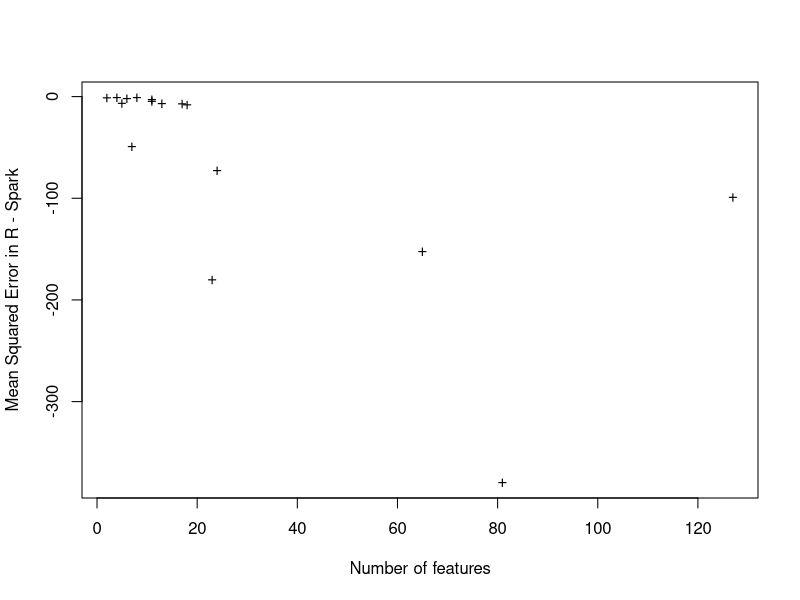
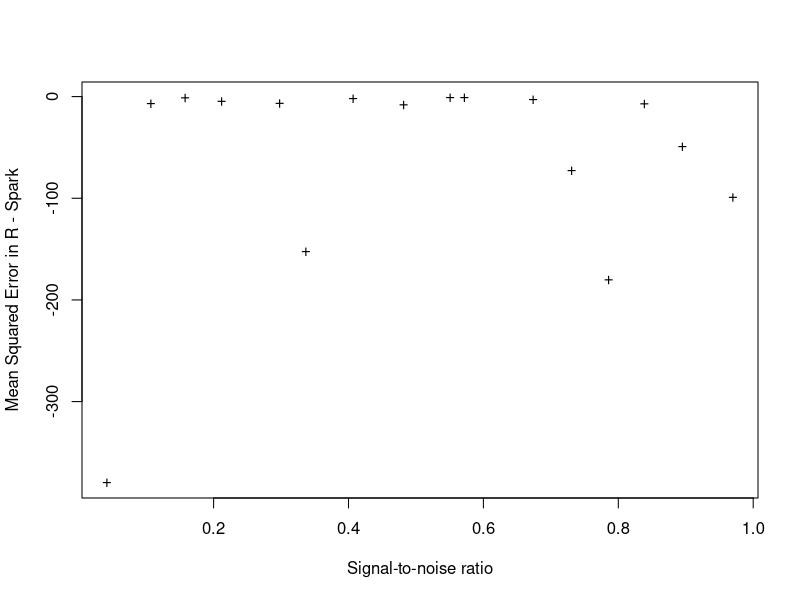
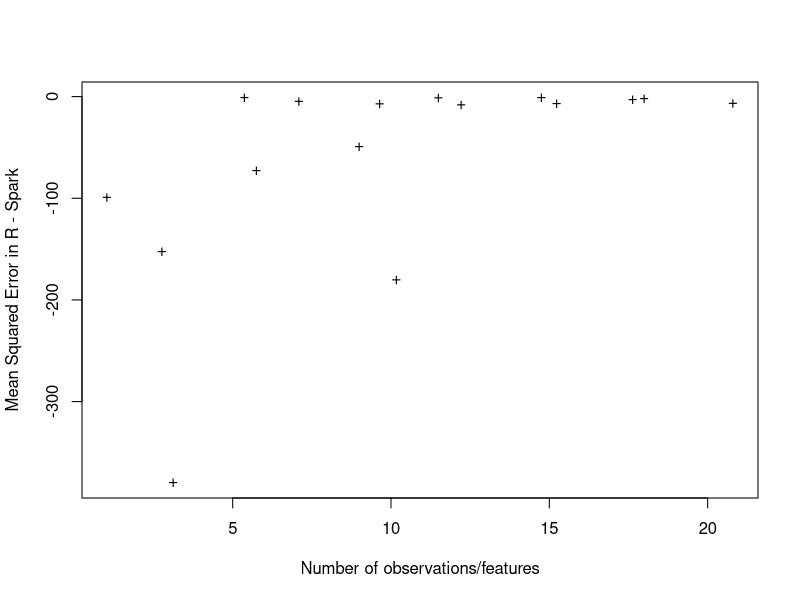
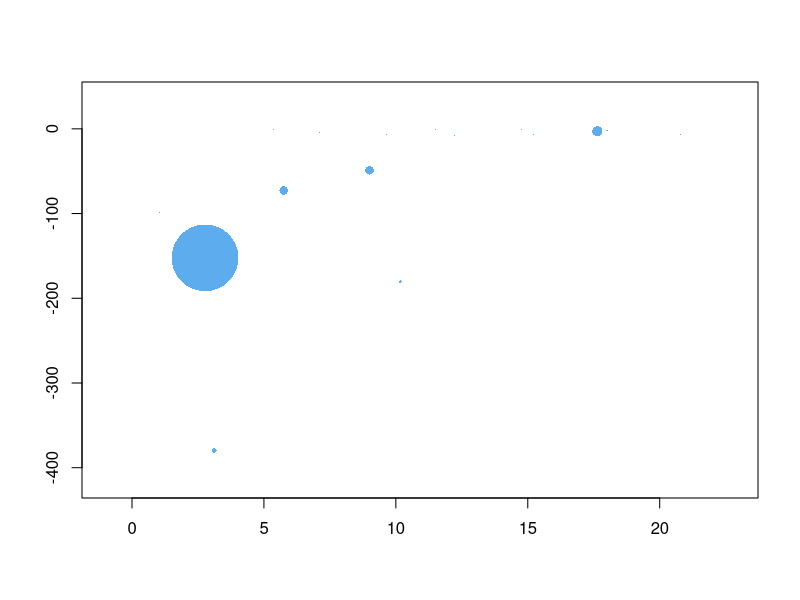

R code for these plots, in order:
d<-read.table("CompareResultsLasso_CompareSparkvsR.csv",header=TRUE,sep=",")
str(d)
d$diff_mse<-d$MSE_R - d$MSE_Spark
d$diff_lambda<-d$lambda_R - d$lambda_Spark

jpeg("Diff_MSE_stnr.jpg")
with(d,plot(signal.to.noise.ratio, diff_mse, pch="+",xlab="Signal-to-noise ratio",ylab="Mean Squared Error in R - Spark"))
dev.off()

with(d,plot(num.vars, diff_mse, pch="+",xlab="Number of features",ylab="Mean Squared Error in R - Spark"))

jpeg("Diff_MSE_observations_per_feature.jpg")
with(d,plot(num.observations/num.vars, diff_mse, pch="+",xlab="Number of observations/features",ylab="Mean Squared Error in R - Spark"))
dev.off()

d$diff_lambda_min<-abs(d$diff_lambda)
d$diff_lambda_min<-ifelse(d$diff_lambda_min<0.1,0.1,d$diff_lambda_min)

jpeg("Diff_MSE_observations_per_feature_bubble_plot.jpg")
with(d, symbols(x=(num.observations/num.vars), y=diff_mse, 
                circles=d$diff_lambda_min, inches=1/3,
                  ann=F, bg="steelblue2", fg=NULL,
                xlab="Number of observations/features",
                ylab="Mean Squared Error in R - Spark"))
dev.off()


with(d,tapply(diff_mse,polynomial.degree,mean))
#1          2 
#-16.14489 -105.55090 

with(d,tapply(diff_mse,polynomial.degree,sd))
#1         2 
#33.61262 130.07721 
